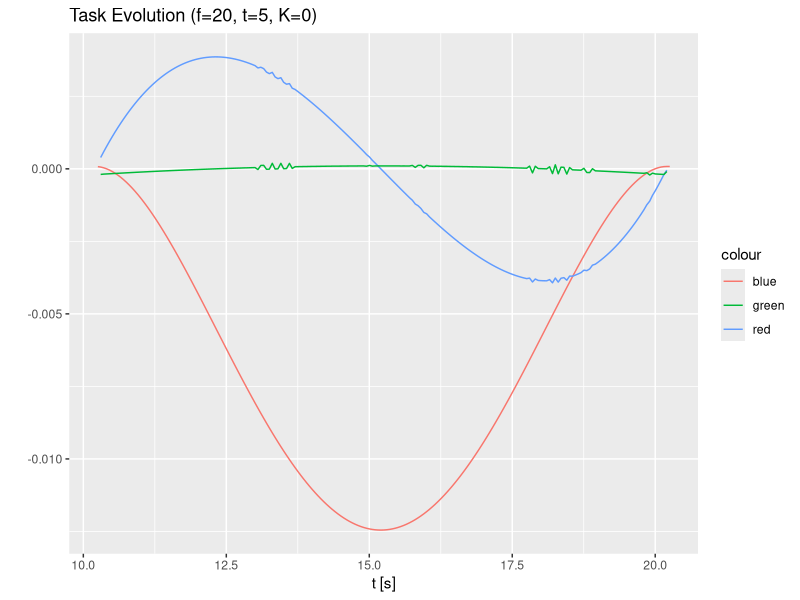

This chart was generated by the following R code:
library(ggplot2)

tf <- 10
e0 <- 0.0667979
C <- 40/sqrt(3) * e0/(tf*tf)

rawdata <- read.csv("csv_data/f20t10K0.csv", header=FALSE)
J <- rawdata[rawdata$V2=='J',3:20]
qdot <- rawdata[rawdata$V2=='qdot',3:20]
t <- rawdata[rawdata$V2=='J',c("V1")]

dt <- t[2:length(t)] - t[1:length(t)-1]
dt <- c(dt, sum(dt)/length(dt))

t_red <- t[2:(length(t)-1)]
dt_red <- dt[2:(length(dt)-1)]

de <- rowSums(J*qdot)
de <- unname(de)
dde <- (-0.5*de[3:length(de)] +0.5*de[1:(length(de)-2)]) / dt_red
ddde <- (de[3:length(de)] -2*de[2:(length(de)-1)] +de[1:(length(de)-2)]) / dt_red

ggplot(NULL, aes(x,y)) +
  xlab("t [s]") + ylab("") + 
  labs(title = "Task Evolution (f=20, t=5, K=0)") +
  geom_line(data = data.frame(x=t, y=de), aes(colour="blue")) +
  geom_line(data = data.frame(x=t_red, y=dde), aes(colour="red")) +
  geom_line(data = data.frame(x=t_red, y=ddde), aes(colour="green"))

#ddde_dt <- 0.5 * (ddde[1:(length(ddde)-1)] + ddde[2:(length(ddde))]) * dt_red[1:(length(dt_red)-1)]

sigma <- sum(abs(ddde))
print(paste("Sigma/C = ", sigma/C))









